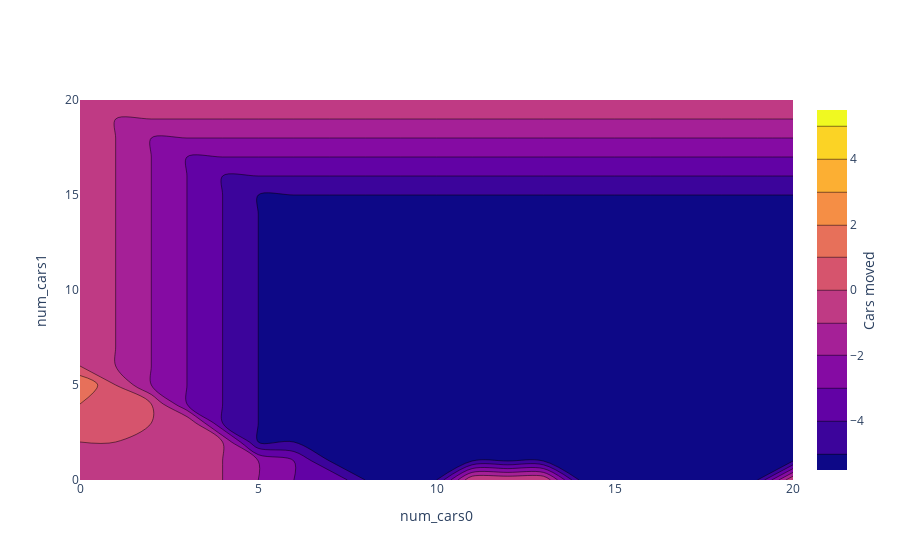

This figure's notebook cell:
### Code cell
policy_fig = go.Figure(
    data=go.Contour(
        z=policy,
        contours=dict(
            start=-config.max_cars_moved,
            end=config.max_cars_moved,
            size=1,
        ),
        x=np.arange(0, config.max_cars_location + 1),
        y=np.arange(0, config.max_cars_location + 1),
        colorbar=dict(
            title=dict(text='Cars moved', side='right'),
        ),
    ),
    layout={
        "xaxis_title": "num_cars0",
        "yaxis_title": "num_cars1",
    }
)
policy_fig.write_html(img_folder / "policy.html")
policy_fig.show()

### Figure 1 — Plotly figure (JSON) as saved in the notebook; plotly's stock layout.template omitted (floating-point values rounded to 4 significant figures; data arrays with more than 128 entries replaced by an {"elided": "..."} marker saying what was removed)
{"data": [{"colorbar": {"title": {"side": "right", "text": "Cars moved"}}, "contours": {"end": 5, "size": 1, "start": -5}, "type": "contour", "x": [0, 1, 2, 3, 4, 5, 6, 7, 8, 9, 10, 11, 12, 13, 14, 15, 16, 17, 18, 19, 20], "y": [0, 1, 2, 3, 4, 5, 6, 7, 8, 9, 10, 11, 12, 13, 14, 15, 16, 17, 18, 19, 20], "z": {"elided": "21x21 int values"}}], "layout": {"xaxis": {"title": {"text": "num_cars0"}}, "yaxis": {"title": {"text": "num_cars1"}}}}
